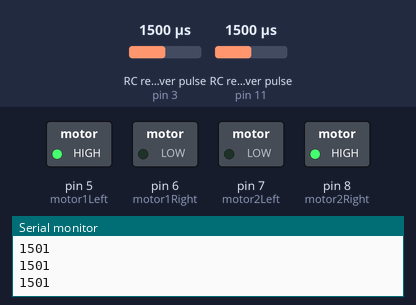
A sketch run on a simulated Arduino Uno, built with avr-gcc and run on an emulated ATmega328P. On the bench: switched loads named in the sketch (green lamp = pin HIGH), the last lines printed to the serial monitor. Wiring (inferred from the names in the program): 2 × RC receiver channel: data pin 3 / data pin 11. Inputs (shaded band) come from the test bench; at power-on: RC receiver pulse (sensors on pin 11, pin 3) 1500 µs.

Above: at 1.2 s.
1.3 s: RC receiver pulse (sensor on pin 11) set to 1316 µs
2.8 s: RC receiver pulse (sensor on pin 11) set to 1288 µs
At 3.8 s:
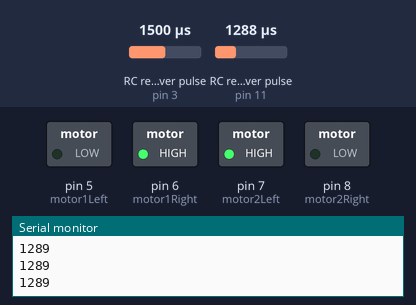
4.3 s: RC receiver pulse (sensor on pin 11) set to 1491 µs
5.8 s: RC receiver pulse (sensor on pin 11) set to 1512 µs
At 6.7 s:
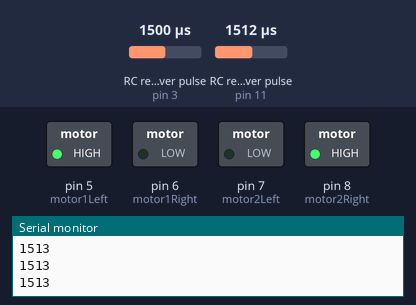
7.4 s: RC receiver pulse (sensor on pin 3) set to 1309 µs
8.9 s: RC receiver pulse (sensor on pin 3) set to 1285 µs
At 9.5 s:
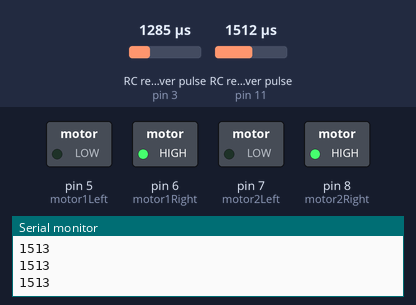
Timing chart, 0 to 11.5 s (numbered marks = the images above; inputs shaded):
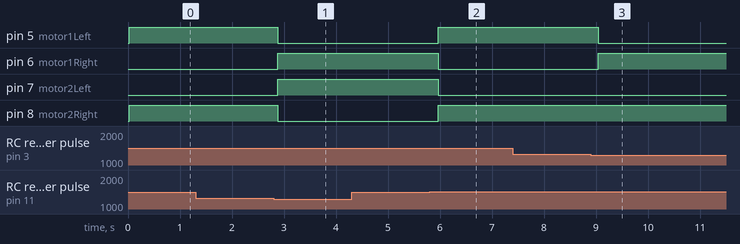

Measured:
- the behaviour switches between 1299 and 1298 µs on RC receiver pulse (sensor on pin 11) (found by bisection; images 0 and 1)
- the behaviour switches between 1499 and 1500 µs on RC receiver pulse (sensor on pin 11) (found by bisection; images 1 and 2)
- the behaviour switches between 1299 and 1298 µs on RC receiver pulse (sensor on pin 3) (found by bisection; images 2 and 3)
- after the input at 2.8 s, pin 5 (motor1Left), pin 8 (motor2Right): HIGH → LOW after 0.08 s; pin 6 (motor1Right), pin 7 (motor2Left): LOW → HIGH after 0.08 s
- after the input at 5.8 s, pin 5 (motor1Left), pin 8 (motor2Right): LOW → HIGH after 0.16 s; pin 6 (motor1Right), pin 7 (motor2Left): HIGH → LOW after 0.16 s
- after the input at 8.9 s, pin 5 (motor1Left): HIGH → LOW after 0.14 s; pin 6 (motor1Right): LOW → HIGH after 0.14 s

The sketch:

motor_code.ino.ino
```cpp
int motor1Left = 5;// defines pin 5 as connected to the motor
int motor1Right= 6;// defines pin 6 as connected to the motor
int motor2Left = 7;// defines pin 7 as connected to the motor
int motor2Right = 8;// defines pin 8 as connected to the motor
int enA = 9;//represents y-axis channel2 motorSpeedA
int enB = 10;//represents x-axis channel1
int ch1 = 3; // defines the channels that are connected
int ch2 = 11;// to pins 2 and 3 of arduino respectively

int Channel1 ; // Used later to
int Channel2 ; // store values
void  setup ()

{
   pinMode (motor1Left, OUTPUT);// initialises the motor pins
   pinMode (motor1Right, OUTPUT);
   pinMode (motor2Left, OUTPUT);
   pinMode (motor2Right, OUTPUT);// as outputs
   pinMode (ch1, INPUT);// initialises the channels
   pinMode (ch2, INPUT);// as inputs
   Serial.begin (9600); // Sets the baud rate to 9600 bps
}

void  loop ()
{
  //Serial.println("Start");

  //Serial.println (Channel1); //Prints the channels value on the serial monitor
  // Channel2 = (pulseIn (ch2, HIGH)); // Checks the value of channel1
  //Serial.println (Channel2); //Prints the channels value value on the serial monitor
 // Serial.println(Channel1);
  //Serial.println(Channel2);

  int motorSpeedA = 0 ;
  int motorSpeedB = 0 ;

  /*if (Channel1 > 1487 && Channel1 < 1542 )
  {
    digitalWrite (motor1Left, LOW); // Sets both the
    digitalWrite (motor1Right, LOW);// motors to low
  }*/
  Channel1 = (pulseIn (ch1, HIGH)); // Checks the value of channel1
  Channel2 = (pulseIn (ch2, HIGH)); // Checks the value of channel1
  if (Channel1 < 1300 && Channel2>1300 && Channel2<1700 ) // Checks if Channel1 is lesser than 1300
  {

    digitalWrite (motor1Left, LOW);// Turns the right
    digitalWrite (motor1Right, HIGH);// motor forward
    digitalWrite (motor2Left, LOW);// Turns the right
    digitalWrite (motor2Right, HIGH);// motor forward
    /*Serial.println("motor1Left, HIGH");
    Serial.println("motor1Right, LOW");
    Serial.println("motor2Left, HIGH");
    Serial.println("motor2Right, LOW");*/
    motorSpeedA = map(Channel1, 1470, 970, 0, 1023);
    motorSpeedB = map(Channel1, 1470, 970, 0, 1023);
    /*Serial.println("motorSpeedA");
    Serial.println(motorSpeedA);
    Serial.println("motorSpeedB");
    Serial.println(motorSpeedB);*/


  }
  else if (Channel1 > 1700 && Channel2>1300 && Channel2<1700 ) // Checks if Channel1 is greater than 1500
  {
    digitalWrite (motor1Left, HIGH);// Turns the left
    digitalWrite (motor1Right, LOW); // motor forward
    digitalWrite (motor2Left, HIGH);// Turns the left
    digitalWrite (motor2Right, LOW); // motor forward

    motorSpeedA = map(Channel1, 1500, 2000, 0, 1023);
    motorSpeedB = map(Channel1, 1500, 2000, 0, 1023);
  }/*
  else{
    digitalWrite (motor1Left, HIGH);// Turns the left
    digitalWrite (motor1Right, HIGH); // motor forward
    digitalWrite (motor2Left, HIGH);// Turns the left
    digitalWrite (motor2Right, HIGH); // motor forward
    motorSpeedA = 0;
    motorSpeedB = 0;
  }*/

  //Serial.println (Channel2); //Prints the channels value value on the serial monitor

  /*if (Channel2 > 1430 && Channel2 < 1599 ) // If these conditions are true, do the following
  {
    digitalWrite (motor2Left, LOW);// Sets both the
    digitalWrite (motor2Right, LOW);// motors to low
  }*/

  else if (Channel2 < 1300 && Channel1>1300 && Channel1<1700 ) // Checks if Channel2 is lesser than 1300
  {
    digitalWrite (motor1Left, LOW);// Turns the left
    digitalWrite (motor1Right, HIGH);// motor backward
    digitalWrite (motor2Left, HIGH);// Turns the left
    digitalWrite (motor2Right, LOW);// motor backward
    int xMapped = map(Channel2, 1470, 970, 0, 1023);
    motorSpeedA = motorSpeedA - xMapped ;
    motorSpeedB = motorSpeedB + xMapped ;
    if (motorSpeedA < 0)
      motorSpeedA=0;
    if (motorSpeedB > 1023)
      motorSpeedB=1023;
  }


  else if (Channel2 > 1500) // Checks if Channel2 is greater than 1500
  {
    digitalWrite (motor1Left, HIGH);// Turns the left
    digitalWrite (motor1Right, LOW);// motor backward
    digitalWrite (motor2Left, LOW);// Turns the left
    digitalWrite (motor2Right, HIGH);// motor backward
    int xMapped = map(Channel2, 1500, 2000, 0, 1023);
    motorSpeedA = motorSpeedA + xMapped ;
    motorSpeedB = motorSpeedB - xMapped ;
    if (motorSpeedB < 0)
      motorSpeedB = 0;
    if (motorSpeedA > 1023)
      motorSpeedA = 1023;
  }

    /*digitalWrite (motor2Left, HIGH);// Turns the right
    digitalWrite (motor2Right, LOW);// motor backward
    motorSpeedA = map(ch2, 1599, 1982, 0, 1023);*/

  if (motorSpeedA < 70)
      motorSpeedA = 0;
  if (motorSpeedB < 70)
      motorSpeedB = 0;
  Serial.println(Channel2);
  delay(200);
  //analogWrite(enA, motorSpeedA); // Send PWM signal to motor A
  //analogWrite(enB, motorSpeedB); // Send PWM signal to motor B
    /*digitalWrite (motor1Left, HIGH);// Turns the left
    digitalWrite (motor1Right, LOW); // motor forward
    digitalWrite (motor2Left, HIGH);// Turns the left
    digitalWrite (motor2Right, LOW); // motor forward
  Serial.println("motorSpeedA");
  Serial.println(motorSpeedA);
  Serial.println("motorSpeedB");
  Serial.println(motorSpeedB);  */

}
  /*
   * motorcode
   *   Arduino DC Motor Control - PWM | H-Bridge | L298N
         Example 02 - Arduino Robot Car Control
    by Dejan Nedelkovski, www.HowToMechatronics.com

#define enA 9
#define in1 4
#define in2 5
#define enB 10
#define in3 6
#define in4 7
int motorSpeedA = 0;
int motorSpeedB = 0;
void setup() {
  pinMode(enA, OUTPUT);
  pinMode(enB, OUTPUT);
  pinMode(in1, OUTPUT);
  pinMode(in2, OUTPUT);
  pinMode(in3, OUTPUT);
  pinMode(in4, OUTPUT);
}
void loop() {
  int xAxis = analogRead(A0); // Read Joysticks X-axis
  int yAxis = analogRead(A1); // Read Joysticks Y-axis
  // Y-axis used for forward and backward control
  if (yAxis < 470) {
    // Set Motor A backward
    digitalWrite(in1, HIGH);
    digitalWrite(in2, LOW);
    // Set Motor B backward
    digitalWrite(in3, HIGH);
    digitalWrite(in4, LOW);
    // Convert the declining Y-axis readings for going backward from 470 to 0 into 0 to 255 value for the PWM signal for increasing the motor speed
    motorSpeedA = map(yAxis, 470, 0, 0, 255);
    motorSpeedB = map(yAxis, 470, 0, 0, 255);
  }
  else if (yAxis > 550) {
    // Set Motor A forward
    digitalWrite(in1, LOW);
    digitalWrite(in2, HIGH);
    // Set Motor B forward
    digitalWrite(in3, LOW);
    digitalWrite(in4, HIGH);
    // Convert the increasing Y-axis readings for going forward from 550 to 1023 into 0 to 255 value for the PWM signal for increasing the motor speed
    motorSpeedA = map(yAxis, 550, 1023, 0, 255);
    motorSpeedB = map(yAxis, 550, 1023, 0, 255);
  }
  // If joystick stays in middle the motors are not moving
  else {
    motorSpeedA = 0;
    motorSpeedB = 0;
  }
  // X-axis used for left and right control
  if (xAxis < 470) {
    // Convert the declining X-axis readings from 470 to 0 into increasing 0 to 255 value
    int xMapped = map(xAxis, 470, 0, 0, 255);
    // Move to left - decrease left motor speed, increase right motor speed
    motorSpeedA = motorSpeedA - xMapped;
    motorSpeedB = motorSpeedB + xMapped;
    // Confine the range from 0 to 255
    if (motorSpeedA < 0) {
      motorSpeedA = 0;
    }
    if (motorSpeedB > 255) {
      motorSpeedB = 255;
    }
  }
  if (xAxis > 550) {
    // Convert the increasing X-axis readings from 550 to 1023 into 0 to 255 value
    int xMapped = map(xAxis, 550, 1023, 0, 255);
    // Move right - decrease right motor speed, increase left motor speed
    motorSpeedA = motorSpeedA + xMapped;
    motorSpeedB = motorSpeedB - xMapped;
    // Confine the range from 0 to 255
    if (motorSpeedA > 255) {
      motorSpeedA = 255;
    }
    if (motorSpeedB < 0) {
      motorSpeedB = 0;
    }
  }
  // Prevent buzzing at low speeds (Adjust according to your motors. My motors couldn't start moving if PWM value was below value of 70)
  if (motorSpeedA < 70) {
    motorSpeedA = 0;
  }
  if (motorSpeedB < 70) {
    motorSpeedB = 0;
  }
  analogWrite(enA, motorSpeedA); // Send PWM signal to motor A
  analogWrite(enB, motorSpeedB); // Send PWM signal to motor B
}*/
```
